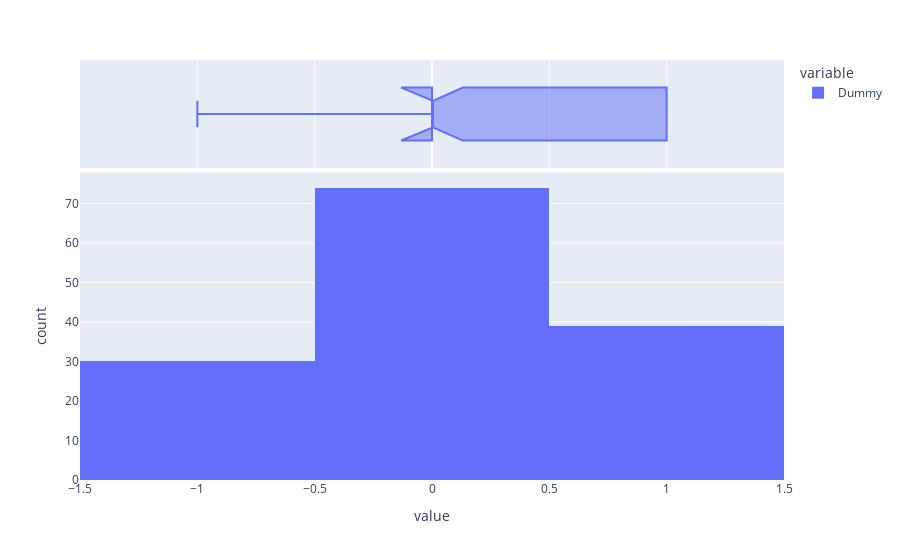

The notebook cell saved with this chart:
### Code cell
tam = len(predict)
zeros = np.where(predict - y_test == 0)

print(f'Qtd total de pontos: {tam}')
print(f'Qtd de erros: {tam - len(zeros[0])}')
print(f'Qtd de acertos: {tam - (tam - len(zeros[0]))}')


px.histogram(predict - y_test, marginal='box')

### Figure 1 — Plotly figure (JSON) as saved in the notebook; plotly's stock layout.template omitted (floating-point values rounded to 4 significant figures; data arrays with more than 128 entries replaced by an {"elided": "..."} marker saying what was removed)
{"data": [{"alignmentgroup": "True", "bingroup": "x", "hovertemplate": "variable=Dummy<br>value=%{x}<br>count=%{y}<extra></extra>", "legendgroup": "Dummy", "marker": {"color": "#636efa", "pattern": {"shape": ""}}, "name": "Dummy", "offsetgroup": "Dummy", "orientation": "v", "showlegend": true, "type": "histogram", "x": {"elided": "143 int values"}, "xaxis": "x", "yaxis": "y"}, {"alignmentgroup": "True", "hovertemplate": "variable=Dummy<br>value=%{x}<extra></extra>", "legendgroup": "Dummy", "marker": {"color": "#636efa"}, "name": "Dummy", "notched": true, "offsetgroup": "Dummy", "showlegend": false, "type": "box", "x": {"elided": "143 int values"}, "xaxis": "x2", "yaxis": "y2"}], "layout": {"barmode": "relative", "legend": {"title": {"text": "variable"}, "tracegroupgap": 0}, "margin": {"t": 60}, "xaxis": {"anchor": "y", "domain": [0, 1], "title": {"text": "value"}}, "xaxis2": {"anchor": "y2", "domain": [0, 1], "matches": "x", "showgrid": true, "showticklabels": false}, "yaxis": {"anchor": "x", "domain": [0, 0.7326], "title": {"text": "count"}}, "yaxis2": {"anchor": "x2", "domain": [0.7426, 1], "matches": "y2", "showgrid": false, "showline": false, "showticklabels": false, "ticks": ""}}}
